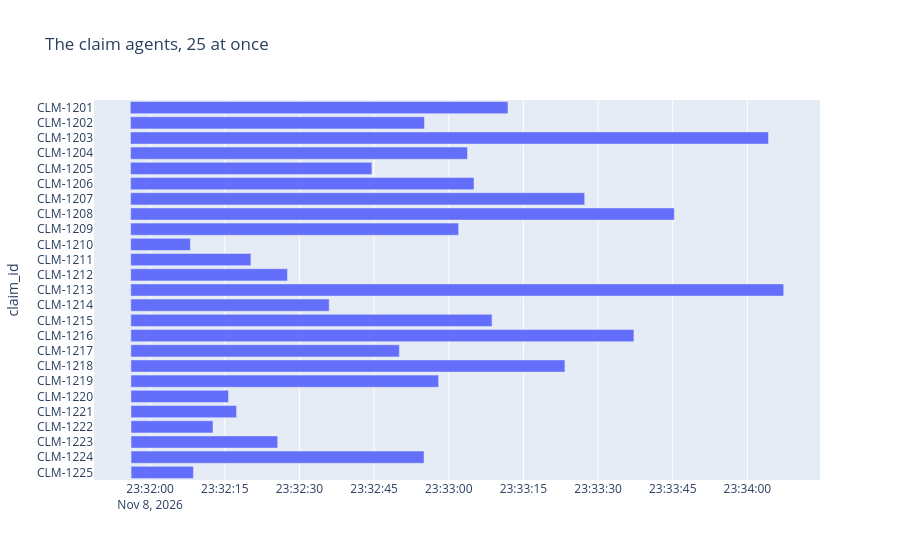

Write notebook code for a chart like this one.
### Code cell
show_timeline(swarm_of_25, "The claim agents, 25 at once")

### Figure 1 — Plotly figure (JSON) as saved in the notebook; plotly's stock layout.template omitted (floating-point values rounded to 4 significant figures)
{"data": [{"base": ["2026-11-08T23:31:56.012176", "2026-11-08T23:31:56.039733", "2026-11-08T23:31:56.054577", "2026-11-08T23:31:56.060582", "2026-11-08T23:31:56.065735", "2026-11-08T23:31:56.071733", "2026-11-08T23:31:56.076775", "2026-11-08T23:31:56.082774", "2026-11-08T23:31:56.086857", "2026-11-08T23:31:56.091855", "2026-11-08T23:31:56.098875", "2026-11-08T23:31:56.103383", "2026-11-08T23:31:56.108894", "2026-11-08T23:31:56.113400", "2026-11-08T23:31:56.117914", "2026-11-08T23:31:56.121914", "2026-11-08T23:31:56.126935", "2026-11-08T23:31:56.131932", "2026-11-08T23:31:56.139957", "2026-11-08T23:31:56.143459", "2026-11-08T23:31:56.148970", "2026-11-08T23:31:56.154486", "2026-11-08T23:31:56.158494", "2026-11-08T23:31:56.165713", "2026-11-08T23:31:56.171719"], "hovertemplate": "started=%{base}<br>finished=%{x}<br>claim_id=%{y}<extra></extra>", "legendgroup": "", "marker": {"color": "#636efa", "pattern": {"shape": ""}}, "name": "", "orientation": "h", "showlegend": false, "textposition": "auto", "type": "bar", "x": [75884, 59077, 128186, 67705, 48490, 68999, 91231, 109233, 65889, 11997, 24147, 31494, 131187, 39869, 72576, 101078, 53957, 87208, 61825, 19597, 21215, 16473, 29467, 58859, 12531], "xaxis": "x", "y": ["CLM-1201", "CLM-1202", "CLM-1203", "CLM-1204", "CLM-1205", "CLM-1206", "CLM-1207", "CLM-1208", "CLM-1209", "CLM-1210", "CLM-1211", "CLM-1212", "CLM-1213", "CLM-1214", "CLM-1215", "CLM-1216", "CLM-1217", "CLM-1218", "CLM-1219", "CLM-1220", "CLM-1221", "CLM-1222", "CLM-1223", "CLM-1224", "CLM-1225"], "yaxis": "y"}], "layout": {"barmode": "overlay", "legend": {"tracegroupgap": 0}, "title": {"text": "The claim agents, 25 at once"}, "xaxis": {"anchor": "y", "domain": [0, 1], "type": "date"}, "yaxis": {"anchor": "x", "autorange": "reversed", "domain": [0, 1], "title": {"text": "claim_id"}}}}
